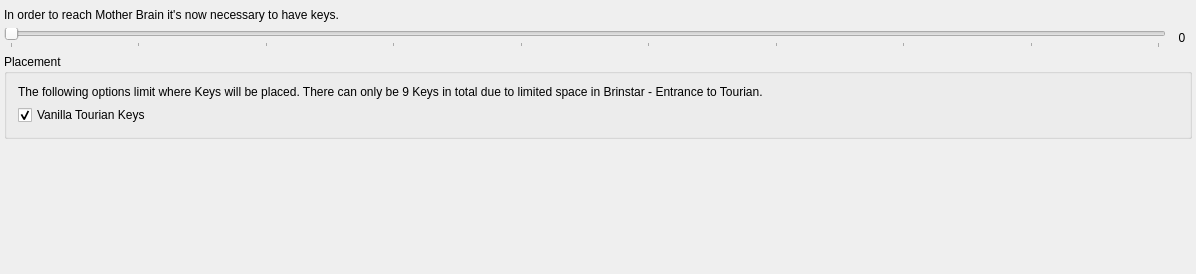
<?xml version="1.0" encoding="UTF-8"?>
<ui version="4.0">
 <class>PresetPlanetsZebethGoal</class>
 <widget class="QMainWindow" name="PresetPlanetsZebethGoal">
  <property name="geometry">
   <rect>
    <x>0</x>
    <y>0</y>
    <width>1196</width>
    <height>274</height>
   </rect>
  </property>
  <property name="windowTitle">
   <string>Goal</string>
  </property>
  <widget class="QWidget" name="centralWidget">
   <property name="maximumSize">
    <size>
     <width>16777215</width>
     <height>16777215</height>
    </size>
   </property>
   <layout class="QVBoxLayout" name="goal_layout">
    <property name="leftMargin">
     <number>4</number>
    </property>
    <property name="topMargin">
     <number>8</number>
    </property>
    <property name="rightMargin">
     <number>4</number>
    </property>
    <property name="bottomMargin">
     <number>8</number>
    </property>
    <item>
     <widget class="QLabel" name="description_label">
      <property name="text">
       <string>&lt;html&gt;&lt;head/&gt;&lt;body&gt;&lt;p&gt;In order to reach Mother Brain it's now necessary to have keys.&lt;/p&gt;&lt;/body&gt;&lt;/html&gt;</string>
      </property>
      <property name="wordWrap">
       <bool>true</bool>
      </property>
     </widget>
    </item>
    <item>
     <layout class="QHBoxLayout" name="keys_slider_layout">
      <item>
       <widget class="ScrollProtectedSlider" name="keys_slider">
        <property name="maximum">
         <number>9</number>
        </property>
        <property name="pageStep">
         <number>2</number>
        </property>
        <property name="orientation">
         <enum>Qt::Horizontal</enum>
        </property>
        <property name="tickPosition">
         <enum>QSlider::TicksBelow</enum>
        </property>
       </widget>
      </item>
      <item>
       <widget class="QLabel" name="keys_slider_label">
        <property name="sizePolicy">
         <sizepolicy hsizetype="Fixed" vsizetype="Fixed">
          <horstretch>0</horstretch>
          <verstretch>0</verstretch>
         </sizepolicy>
        </property>
        <property name="minimumSize">
         <size>
          <width>20</width>
          <height>0</height>
         </size>
        </property>
        <property name="text">
         <string>0</string>
        </property>
        <property name="alignment">
         <set>Qt::AlignCenter</set>
        </property>
       </widget>
      </item>
     </layout>
    </item>
    <item>
     <widget class="QGroupBox" name="placement_group">
      <property name="title">
       <string>Placement</string>
      </property>
      <layout class="QVBoxLayout" name="placement_layout">
       <item>
        <widget class="QLabel" name="placement_label">
         <property name="text">
          <string>&lt;html&gt;&lt;head/&gt;&lt;body&gt;&lt;p&gt;The following options limit where Keys will be placed. There can only be 9 Keys in total due to limited space in Brinstar - Entrance to Tourian.&lt;/p&gt;&lt;/body&gt;&lt;/html&gt;</string>
         </property>
         <property name="wordWrap">
          <bool>true</bool>
         </property>
        </widget>
       </item>
       <item>
        <widget class="QCheckBox" name="vanilla_tourian_keys_check">
         <property name="toolTip">
          <string>&lt;html&gt;&lt;head/&gt;&lt;body&gt;&lt;p&gt;This will place only 2 keys and will force the keys on Kraid and Ridley&lt;/p&gt;&lt;/body&gt;&lt;/html&gt;</string>
         </property>
         <property name="text">
          <string>Vanilla Tourian Keys</string>
         </property>
         <property name="checked">
          <bool>true</bool>
         </property>
        </widget>
       </item>
      </layout>
     </widget>
    </item>
    <item>
     <spacer name="spacer">
      <property name="orientation">
       <enum>Qt::Vertical</enum>
      </property>
      <property name="sizeHint" stdset="0">
       <size>
        <width>20</width>
        <height>40</height>
       </size>
      </property>
     </spacer>
    </item>
   </layout>
  </widget>
 </widget>
 <layoutdefault spacing="6" margin="11"/>
 <customwidgets>
  <customwidget>
   <class>ScrollProtectedSlider</class>
   <extends>QSlider</extends>
   <header>randovania/gui/lib/custom_ui_widgets/scroll_protected.h</header>
  </customwidget>
 </customwidgets>
 <resources/>
 <connections/>
</ui>
